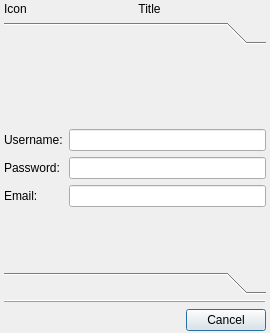
<?xml version="1.0" encoding="UTF-8"?>
<ui version="4.0">
 <class>RegisterDialogClass</class>
 <widget class="QDialog" name="RegisterDialogClass">
  <property name="geometry">
   <rect>
    <x>0</x>
    <y>0</y>
    <width>270</width>
    <height>333</height>
   </rect>
  </property>
  <layout class="QVBoxLayout" name="verticalLayout">
   <property name="leftMargin">
    <number>4</number>
   </property>
   <property name="topMargin">
    <number>2</number>
   </property>
   <property name="rightMargin">
    <number>4</number>
   </property>
   <property name="bottomMargin">
    <number>2</number>
   </property>
   <item>
    <layout class="QHBoxLayout" name="horizontalLayout">
     <item>
      <widget class="QLabel" name="lblIcon">
       <property name="sizePolicy">
        <sizepolicy hsizetype="Preferred" vsizetype="Fixed">
         <horstretch>0</horstretch>
         <verstretch>0</verstretch>
        </sizepolicy>
       </property>
       <property name="text">
        <string>Icon</string>
       </property>
      </widget>
     </item>
     <item>
      <widget class="QLabel" name="lblTitle">
       <property name="sizePolicy">
        <sizepolicy hsizetype="Expanding" vsizetype="Preferred">
         <horstretch>0</horstretch>
         <verstretch>0</verstretch>
        </sizepolicy>
       </property>
       <property name="text">
        <string>Title</string>
       </property>
       <property name="alignment">
        <set>Qt::AlignCenter</set>
       </property>
      </widget>
     </item>
    </layout>
   </item>
   <item>
    <widget class="QToolBox" name="stwForm">
     <widget class="QWidget" name="spgForm">
      <property name="geometry">
       <rect>
        <x>0</x>
        <y>0</y>
        <width>262</width>
        <height>216</height>
       </rect>
      </property>
      <attribute name="label">
       <string/>
      </attribute>
      <layout class="QGridLayout">
       <property name="leftMargin">
        <number>0</number>
       </property>
       <property name="topMargin">
        <number>0</number>
       </property>
       <property name="rightMargin">
        <number>0</number>
       </property>
       <property name="bottomMargin">
        <number>0</number>
       </property>
       <item row="0" column="0">
        <spacer>
         <property name="orientation">
          <enum>Qt::Vertical</enum>
         </property>
         <property name="sizeHint" stdset="0">
          <size>
           <width>20</width>
           <height>40</height>
          </size>
         </property>
        </spacer>
       </item>
       <item row="1" column="0" colspan="2">
        <widget class="QLabel" name="lblInstuctions">
         <property name="textFormat">
          <enum>Qt::PlainText</enum>
         </property>
         <property name="alignment">
          <set>Qt::AlignCenter</set>
         </property>
         <property name="wordWrap">
          <bool>true</bool>
         </property>
        </widget>
       </item>
       <item row="2" column="0">
        <widget class="QLabel" name="lblUserName">
         <property name="text">
          <string>Username:</string>
         </property>
         <property name="textFormat">
          <enum>Qt::PlainText</enum>
         </property>
        </widget>
       </item>
       <item row="2" column="1">
        <widget class="QLineEdit" name="lneUserName"/>
       </item>
       <item row="3" column="0">
        <widget class="QLabel" name="lblPassword">
         <property name="text">
          <string>Password:</string>
         </property>
         <property name="textFormat">
          <enum>Qt::PlainText</enum>
         </property>
        </widget>
       </item>
       <item row="3" column="1">
        <widget class="QLineEdit" name="lnePassword">
         <property name="echoMode">
          <enum>QLineEdit::Password</enum>
         </property>
        </widget>
       </item>
       <item row="4" column="0">
        <widget class="QLabel" name="lblEmail">
         <property name="text">
          <string>Email:</string>
         </property>
         <property name="textFormat">
          <enum>Qt::PlainText</enum>
         </property>
        </widget>
       </item>
       <item row="4" column="1">
        <widget class="QLineEdit" name="lneEMail"/>
       </item>
       <item row="5" column="0">
        <spacer>
         <property name="orientation">
          <enum>Qt::Vertical</enum>
         </property>
         <property name="sizeHint" stdset="0">
          <size>
           <width>52</width>
           <height>51</height>
          </size>
         </property>
        </spacer>
       </item>
      </layout>
     </widget>
     <widget class="QWidget" name="spgDataForm">
      <property name="geometry">
       <rect>
        <x>0</x>
        <y>0</y>
        <width>100</width>
        <height>30</height>
       </rect>
      </property>
      <attribute name="label">
       <string/>
      </attribute>
     </widget>
    </widget>
   </item>
   <item>
    <widget class="QFrame" name="frame">
     <property name="frameShape">
      <enum>QFrame::HLine</enum>
     </property>
     <property name="frameShadow">
      <enum>QFrame::Raised</enum>
     </property>
    </widget>
   </item>
   <item>
    <widget class="QDialogButtonBox" name="dbbButtons">
     <property name="standardButtons">
      <set>QDialogButtonBox::Cancel</set>
     </property>
    </widget>
   </item>
  </layout>
 </widget>
 <layoutdefault spacing="6" margin="11"/>
 <tabstops>
  <tabstop>lneUserName</tabstop>
  <tabstop>lnePassword</tabstop>
  <tabstop>lneEMail</tabstop>
  <tabstop>dbbButtons</tabstop>
 </tabstops>
 <resources/>
 <connections/>
</ui>
